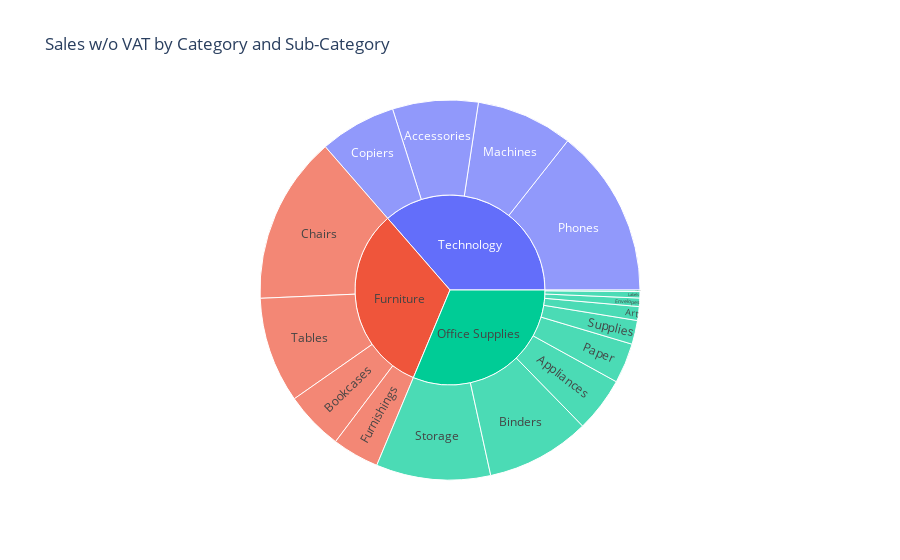

Notebook code cell kept with this figure:
### Code cell
px.sunburst(df, path=["Category", "Sub-Category"], values="Sales w/o VAT", title="Sales w/o VAT by Category and Sub-Category")

### Figure 1 — Plotly figure (JSON) as saved in the notebook; plotly's stock layout.template omitted (floating-point values rounded to 4 significant figures)
{"data": [{"branchvalues": "total", "domain": {"x": [0, 1], "y": [0, 1]}, "hovertemplate": "labels=%{label}<br>Sales w/o VAT=%{value}<br>parent=%{parent}<br>id=%{id}<extra></extra>", "ids": ["Furniture/Bookcases", "Furniture/Chairs", "Office Supplies/Labels", "Furniture/Tables", "Office Supplies/Storage", "Furniture/Furnishings", "Office Supplies/Art", "Technology/Phones", "Office Supplies/Binders", "Office Supplies/Appliances", "Office Supplies/Paper", "Technology/Accessories", "Office Supplies/Envelopes", "Office Supplies/Fasteners", "Office Supplies/Supplies", "Technology/Machines", "Technology/Copiers", "Furniture", "Office Supplies", "Technology"], "labels": ["Bookcases", "Chairs", "Labels", "Tables", "Storage", "Furnishings", "Art", "Phones", "Binders", "Appliances", "Paper", "Accessories", "Envelopes", "Fasteners", "Supplies", "Machines", "Copiers", "Furniture", "Office Supplies", "Technology"], "name": "", "parents": ["Furniture", "Furniture", "Office Supplies", "Furniture", "Office Supplies", "Furniture", "Office Supplies", "Technology", "Office Supplies", "Office Supplies", "Office Supplies", "Technology", "Office Supplies", "Office Supplies", "Office Supplies", "Technology", "Technology", "", "", ""], "type": "sunburst", "values": [95730.0, 273700.0, 10410.0, 172500.0, 186500.0, 76420.0, 22600.0, 275000.0, 169500.0, 89610.0, 65400.0, 139500.0, 13730.0, 2520.0, 38890.0, 157700.0, 124600.0, 618300.0, 599200.0, 696800.0]}], "layout": {"legend": {"tracegroupgap": 0}, "title": {"text": "Sales w/o VAT by Category and Sub-Category"}}}
